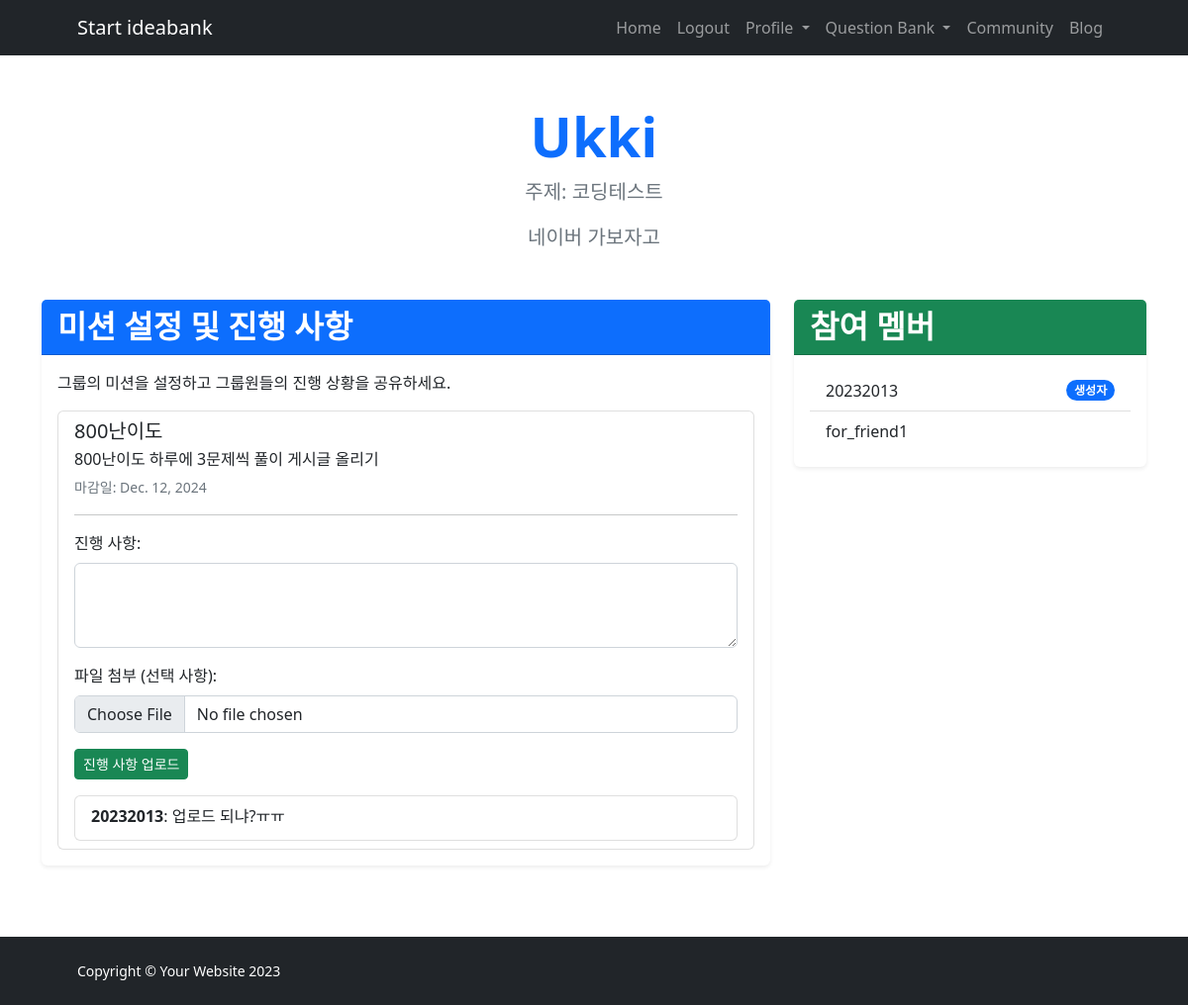
/study-group/1/ (signed in), run on the app's committed database.
### IBK_ossproject/models.py (models this page shows, shortened)
class StudyGroup(models.Model):
    name = models.CharField(max_length=100)
    topic = models.CharField(max_length=100)
    description = models.TextField()
    capacity = models.PositiveIntegerField(default=10)
    created_at = models.DateTimeField(auto_now_add=True)
    owner = models.ForeignKey(User, on_delete=models.CASCADE)
    members = models.ManyToManyField(User, related_name='study_groups', blank=True)

class Mission(models.Model):
    group = models.ForeignKey(StudyGroup, on_delete=models.CASCADE, related_name='missions')
    title = models.CharField(max_length=200)
    description = models.TextField()
    deadline = models.DateField()
    completed_members = models.ManyToManyField(User, related_name='completed_missions', blank=True)

class Progress(models.Model):
    mission = models.ForeignKey(Mission, on_delete=models.CASCADE, related_name='progress_set')
    user = models.ForeignKey(User, on_delete=models.CASCADE)
    details = models.TextField()
    attachment = models.FileField(upload_to='progress_attachments/', null=True, blank=True)
    timestamp = models.DateTimeField(auto_now_add=True)

### IBK_ossproject/views.py (the view)
# urls.py: path('study-group/<int:group_id>/', views.study_group_detail, name='study_group_detail'),
@login_required
def study_group_detail(request, group_id):
    group = get_object_or_404(StudyGroup, id=group_id)
    missions = group.missions.all()  # 해당 그룹의 미션 목록
    return render(request, 'study-group-detail.html', {'group': group, 'missions': missions})

### templates/study-group-detail.html (shortened to what this page needs)
{% extends 'base.html' %}
{% block content %}
<div class="container py-5">
    <div class="text-center mb-5">
        <h1 class="fw-bolder display-4 text-primary">{{ group.name }}</h1>
        <p class="lead fw-normal text-muted mb-3">주제: {{ group.topic }}</p>
        <p class="text-muted fs-5">{{ group.description }}</p>
    </div>
    <div class="row">
        <div class="col-lg-8 mb-4">
            <div class="card shadow-sm border-0">
                <div class="card-header bg-primary text-white d-flex justify-content-between align-items-center">
                    <h2 class="fw-bolder mb-0">미션 설정 및 진행 사항</h2>
                </div>
                <div class="card-body">
                    <p>그룹의 미션을 설정하고 그룹원들의 진행 상황을 공유하세요.</p>
                    {% if missions.exists %}
                    <ul class="list-group">
                        {% for mission in missions %}
                            <li class="list-group-item">
                                <div class="d-flex justify-content-between align-items-center">
                                    <div>
                                        <h5 class="mb-1">{{ mission.title }}</h5>
                                        <p class="mb-1">{{ mission.description }}</p>
                                        <small class="text-muted">마감일: {{ mission.deadline }}</small>
                                    </div>
                                </div>
                                <hr>
                                {% if user == group.owner or user in group.members.all %}
                                <form method="post" action="{% url 'upload_progress' mission.id %}" enctype="multipart/form-data" class="mt-3">
                                    <div class="mb-3">
                                        <label for="progress_{{ mission.id }}" class="form-label">진행 사항:</label>
                                        <textarea class="form-control" id="progress_{{ mission.id }}" name="progress" rows="3" required></textarea>
                                    </div>
                                    <div class="mb-3">
                                        <label for="attachment_{{ mission.id }}" class="form-label">파일 첨부 (선택 사항):</label>
                                        <input type="file" class="form-control" id="attachment_{{ mission.id }}" name="attachment">
                                    </div>
                                    <button type="submit" class="btn btn-success btn-sm">진행 사항 업로드</button>
                                </form>
                                {% endif %}
                                {% with mission.progress_set.all as progresses %}
                                {% if progresses.exists %}
                                <ul class="list-group mt-3">
                                    {% for progress in progresses %}
                                    <li class="list-group-item">
                                        <p class="mb-1"><strong>{{ progress.user.username }}</strong>: {{ progress.details }}</p>
                                    </li>
                                    {% endfor %}
                                </ul>
                                {% else %}
                                <div class="alert alert-warning mt-3">아직 업로드된 진행 사항이 없습니다.</div>
                                {% endif %}
                                {% endwith %}
                            </li>
                        {% endfor %}
                    </ul>
                    {% else %}
                    <div class="alert alert-info">아직 추가된 미션이 없습니다.</div>
                    {% endif %}
                </div>
            </div>
        </div>
        <div class="col-lg-4">
            <div class="card shadow-sm border-0">
                <div class="card-header bg-success text-white">
                    <h2 class="fw-bolder mb-0">참여 멤버</h2>
                </div>
                <div class="card-body">
                    <ul class="list-group list-group-flush">
                        <li class="list-group-item d-flex justify-content-between align-items-center">
                            {{ group.owner.username }} <span class="badge bg-primary rounded-pill">생성자</span>
                        </li>
                        {% for member in group.members.all %}
                            <li class="list-group-item">{{ member.username }}</li>
                        {% endfor %}
                    </ul>
                </div>
            </div>
        </div>
    </div>
</div>
{% endblock %}

### data on the page
StudyGroup: name "Ukki", topic "코딩테스트", description "네이버 가보자고", owner.username "20232013"
Mission: title "800난이도", description "800난이도 하루에 3문제씩 풀이 게시글 올리기", deadline "Dec. 12, 2024"
Progress: user.username "20232013", details "업로드 되냐?ㅠㅠ"

### other printed values
{{ member.username }} "for_friend1"
